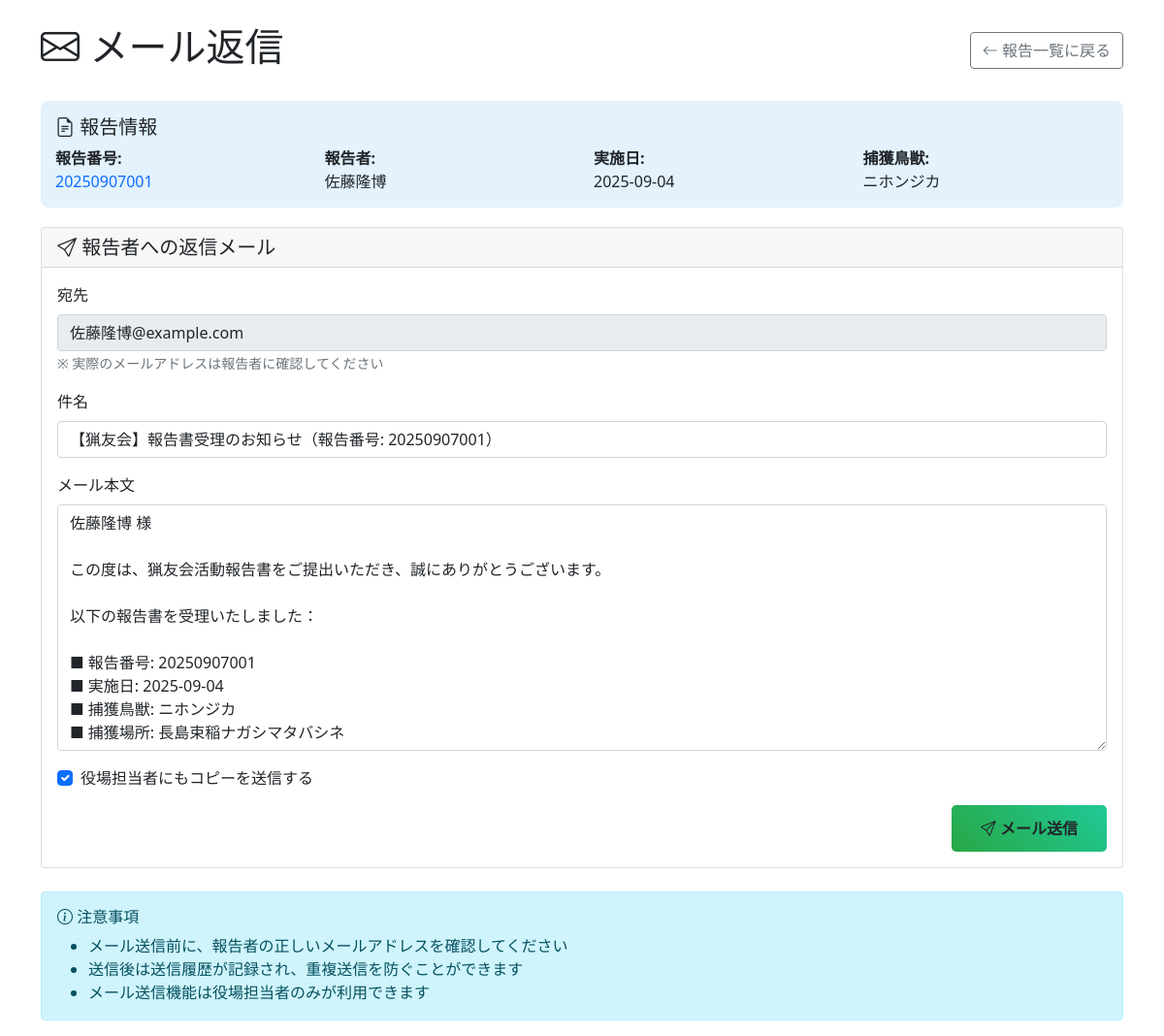
Screenshot of /reports/11/email (signed in) with the database file from the repository.
### app.py (models this page shows)
class Report(Model):
    reportno = CharField(unique=True)  # 報告番号
    user = CharField()  # ユーザー名（またはID）
    date = CharField()
    start_time = CharField()
    end_time = CharField()
    method = CharField()
    hunter = CharField()
    team_members = CharField(null=True)  # 実施隊従事者（カンマ区切りで保存）
    location = CharField()
    animal = CharField()
    sex = CharField()
    tasks = CharField()  # カンマ区切りで保存
    tail_submitted = CharField()  # "yes" or "no"
    email_sent = BooleanField(default=False)  # メール送信済みフラグ
    email_sent_date = CharField(null=True)  # メール送信日時
    email_sent_by = CharField(null=True)  # メール送信者
    photo_upload_date = CharField(null=True)  # 写真アップロード日時
    class Meta:
        database = db

### app.py (the view)
@app.route("/reports/<int:report_id>/email")
def email_reply_form(report_id):
    if "user_id" not in session:
        return redirect("/login")
    user = User.get_by_id(session["user_id"])
    if user.role != "admin":
        return "アクセス権限がありません", 403
    try:
        report = Report.get_by_id(report_id)
        email_template = f"""{report.user} 様

この度は、猟友会活動報告書をご提出いただき、誠にありがとうございます。

以下の報告書を受理いたしました：

■ 報告番号: {report.reportno}
■ 実施日: {report.date}
■ 捕獲鳥獣: {report.animal}
■ 捕獲場所: {report.location}

報告書の内容を確認させていただき、適切に処理いたします。
今後とも猟友会活動にご協力のほど、よろしくお願いいたします。

---
{user.name}
役場担当者"""
        return render_template(
            "email_reply.html", report=report, current_user=user, email_template=email_template
        )
    except Report.DoesNotExist:
        return "報告が見つかりません", 404

### templates/email_reply.html (shortened to what this page needs)
<!DOCTYPE html>
<html lang="ja">
<head>
    <link href="https://cdn.jsdelivr.net/npm/bootstrap@5.1.3/dist/css/bootstrap.min.css" rel="stylesheet">
    <link href="https://cdn.jsdelivr.net/npm/bootstrap-icons@1.7.2/font/bootstrap-icons.css" rel="stylesheet">
</head>
<body>
    <div class="container mt-4">
        <div class="d-flex justify-content-between align-items-center mb-4">
            <h1><i class="bi bi-envelope"></i> メール返信</h1>
            <a href="/reports" class="btn btn-outline-secondary">
                <i class="bi bi-arrow-left"></i> 報告一覧に戻る
            </a>
        </div>
        <div class="report-info">
            <h5><i class="bi bi-file-earmark-text"></i> 報告情報</h5>
            <div class="row">
                <div class="col-md-3">
                    <strong>報告番号:</strong><br>
                    <span class="text-primary">{{ report.reportno }}</span>
                </div>
                <div class="col-md-3">
                    <strong>報告者:</strong><br>
                    {{ report.user }}
                </div>
                <div class="col-md-3">
                    <strong>実施日:</strong><br>
                    {{ report.date }}
                </div>
                <div class="col-md-3">
                    <strong>捕獲鳥獣:</strong><br>
                    {{ report.animal }}
                </div>
            </div>
        </div>
        <div class="card">
            <div class="card-header">
                <h5 class="mb-0">
                    <i class="bi bi-send"></i> 報告者への返信メール
                </h5>
            </div>
            <div class="card-body">
                <form method="POST" action="/reports/{{ report.id }}/email">
                    <div class="mb-3">
                        <label class="form-label">宛先</label>
                        <input type="email" class="form-control" value="{{ report.user }}@example.com" readonly>
                        <small class="text-muted">※ 実際のメールアドレスは報告者に確認してください</small>
                    </div>
                    <div class="mb-3">
                        <label class="form-label">件名</label>
                        <input type="text" name="subject" class="form-control" value="【猟友会】報告書受理のお知らせ（報告番号: {{ report.reportno }}）" required>
                    </div>
                    <div class="mb-3">
                        <label class="form-label">メール本文</label>
                        <textarea name="body" class="form-control" rows="10" required>{{ email_template }}</textarea>
                    </div>
                    <div class="mb-3">
                        <div class="form-check">
                            <input class="form-check-input" type="checkbox" name="send_copy" id="send_copy" checked>
                            <label class="form-check-label" for="send_copy">
                                役場担当者にもコピーを送信する
                            </label>
                        </div>
                    </div>
                    <div class="d-grid gap-2 d-md-flex justify-content-md-end">
                        <button type="submit" class="btn btn-send btn-lg">
                            <i class="bi bi-send"></i> メール送信
                        </button>
                    </div>
                </form>
            </div>
        </div>
        <div class="alert alert-info mt-4">
            <h6><i class="bi bi-info-circle"></i> 注意事項</h6>
            <ul class="mb-0">
                <li>メール送信前に、報告者の正しいメールアドレスを確認してください</li>
                <li>送信後は送信履歴が記録され、重複送信を防ぐことができます</li>
                <li>メール送信機能は役場担当者のみが利用できます</li>
            </ul>
        </div>
    </div>
</body>
</html>

### templates/email_reply.html (style rules this page uses)
.report-info { background: #e3f2fd; border-radius: 8px; padding: 15px; margin-bottom: 20px; }
.btn-send { background: linear-gradient(45deg, #28a745, #20c997); border: none; padding: 12px 30px; font-size: 16px; font-weight: 600; }

### rows the page displays
Report: reportno "20250907001", user "佐藤隆博", date "2025-09-04", animal "ニホンジカ", user "佐藤隆博@example.com", subject "【猟友会】報告書受理のお知らせ（報告番号: 20250907001）"
